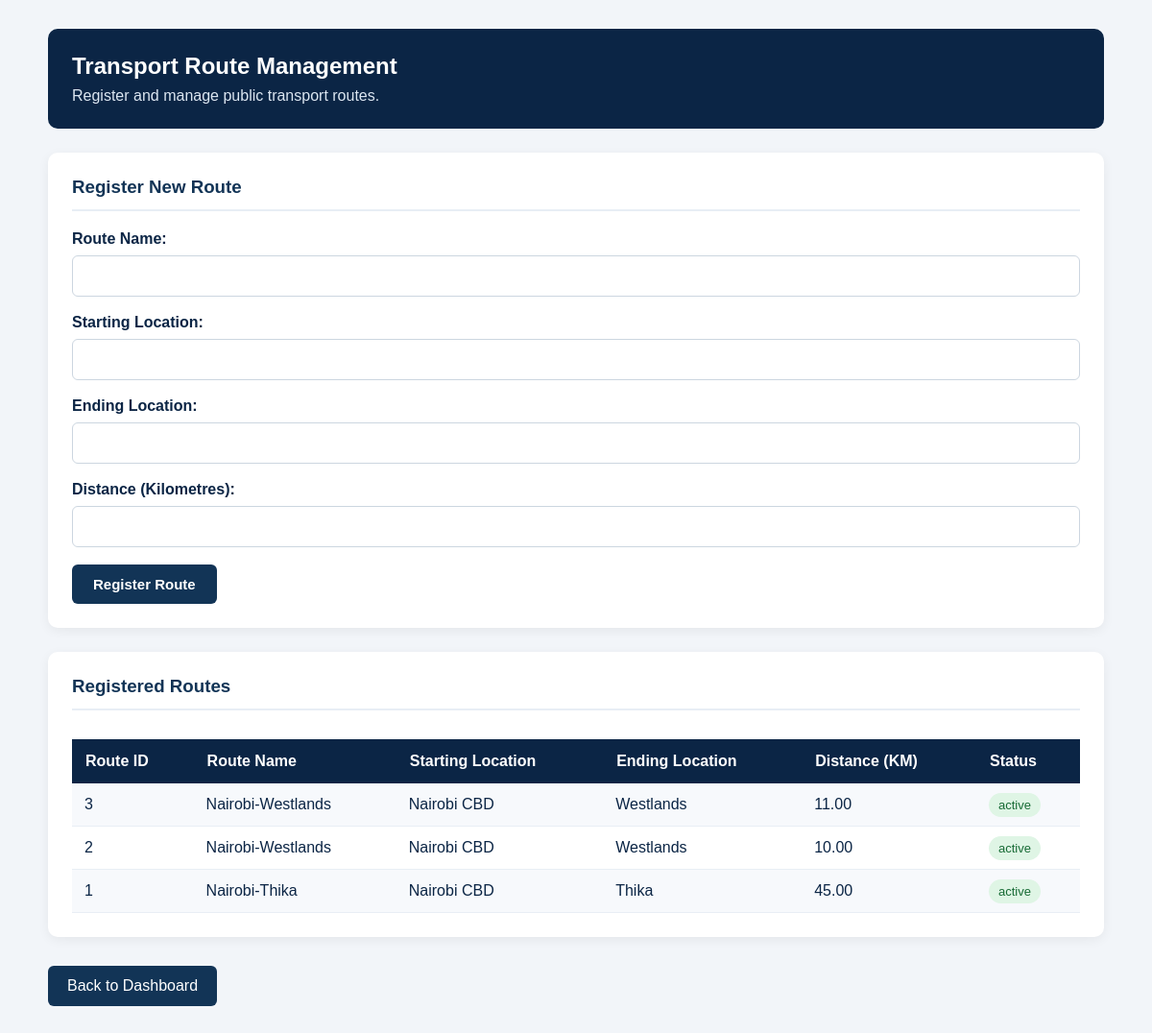
The page /routes.php (signed in) on the database its author committed.
### tables this page shows
CREATE TABLE `routes` (
  `route_id` int(11) NOT NULL,
  `route_name` varchar(100) NOT NULL,
  `start_location` varchar(100) NOT NULL,
  `end_location` varchar(100) NOT NULL,
  `distance_km` decimal(8,2) DEFAULT NULL,
  `status` enum('active','inactive') DEFAULT 'active'
);

### routes.php (the view, shortened to what this page needs)
<?php
require_once 'db_connect.php';
$result = $conn->query(
    "SELECT * FROM routes ORDER BY route_id DESC"
);
?>
<!DOCTYPE html>
<html lang="en">
<head>
</head>
<body>
<div class="container">
    <div class="page-header">
        <h2>Transport Route Management</h2>
        <p>Register and manage public transport routes.</p>
    </div>
    <div class="card">
        <h3>Register New Route</h3>
        <form method="POST">
            <div class="form-group">
                <label>Route Name:</label>
                <input type="text" name="route_name" required>
            </div>
            <div class="form-group">
                <label>Starting Location:</label>
                <input type="text" name="start_location" required>
            </div>
            <div class="form-group">
                <label>Ending Location:</label>
                <input type="text" name="end_location" required>
            </div>
            <div class="form-group">
                <label>Distance (Kilometres):</label>
                <input type="number" name="distance_km"
                       step="0.01" min="0.01">
            </div>
            <button type="submit">Register Route</button>
        </form>
    </div>
    <div class="card">
        <h3>Registered Routes</h3>
        <div class="table-wrapper">
            <table>
                <tr>
                    <th>Route ID</th>
                    <th>Route Name</th>
                    <th>Starting Location</th>
                    <th>Ending Location</th>
                    <th>Distance (KM)</th>
                    <th>Status</th>
                </tr>
                <?php if ($result && $result->num_rows > 0): ?>
                    <?php while ($route = $result->fetch_assoc()): ?>
                        <tr>
                            <td><?php echo htmlspecialchars($route['route_id']); ?></td>
                            <td><?php echo htmlspecialchars($route['route_name']); ?></td>
                            <td><?php echo htmlspecialchars($route['start_location']); ?></td>
                            <td><?php echo htmlspecialchars($route['end_location']); ?></td>
                            <td><?php echo htmlspecialchars($route['distance_km'] ?? 'Not specified'); ?></td>
                            <td>
                                <span class="status">
                                    <?php echo htmlspecialchars($route['status']); ?>
                                </span>
                            </td>
                        </tr>
                    <?php endwhile; ?>
                <?php else: ?>
                    <tr>
                        <td colspan="6">No routes registered yet.</td>
                    </tr>
                <?php endif; ?>
            </table>
        </div>
    </div>
    <a href="dashboard.php" class="back-link">
        Back to Dashboard
    </a>
</div>
</body>
</html>

### routes.php (style rules this page uses)
* { margin: 0; padding: 0; box-sizing: border-box; }
body { font-family: Arial, sans-serif; background: #F2F5F9; color: #0B2545; padding: 30px; }
.container { max-width: 1100px; margin: auto; }
.page-header { background: #0B2545; color: white; padding: 25px; border-radius: 10px; margin-bottom: 25px; }
.page-header h2 { margin-bottom: 8px; }
.page-header p { color: #DCE6F1; }
.card { background: white; padding: 25px; border-radius: 10px; margin-bottom: 25px; box-shadow: 0 3px 12px rgba(0,0,0,0.06); }
.card h3 { color: #123456; margin-bottom: 20px; border-bottom: 2px solid #E8EEF5; padding-bottom: 12px; }
.form-group { margin-bottom: 18px; }
label { display: block; margin-bottom: 8px; font-weight: bold; }
input { width: 100%; padding: 12px; border: 1px solid #CCD6E0; border-radius: 6px; font-size: 15px; }
button { background: #123456; color: white; border: none; padding: 12px 22px; border-radius: 6px; cursor: pointer; font-size: 15px; font-weight: bold; }
.table-wrapper { overflow-x: auto; }
table { width: 100%; border-collapse: collapse; margin-top: 10px; }
th { background: #0B2545; color: white; padding: 14px; text-align: left; }
td { padding: 13px; border-bottom: 1px solid #E8EEF5; }
tr:nth-child(even) { background: #F7F9FC; }
.status { background: #DFF5E5; color: #176B35; padding: 5px 10px; border-radius: 15px; font-size: 13px; }
.back-link { display: inline-block; background: #123456; color: white; padding: 12px 20px; text-decoration: none; border-radius: 6px; margin-top: 5px; }

### rows shown on the page
routes: route_id "3", route_name "Nairobi-Westlands", start_location "Nairobi CBD", end_location "Westlands", distance_km "11.00", status "active"
routes: route_id "2", route_name "Nairobi-Westlands", start_location "Nairobi CBD", end_location "Westlands", distance_km "10.00", status "active"
routes: route_id "1", route_name "Nairobi-Thika", start_location "Nairobi CBD", end_location "Thika", distance_km "45.00", status "active"
